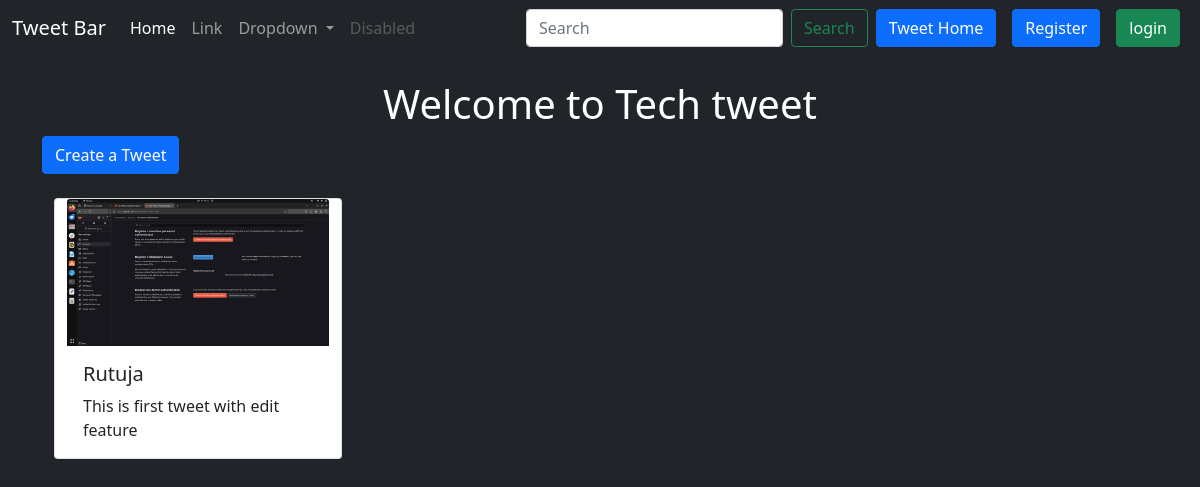
Page /tweet/ on the earlier database version.
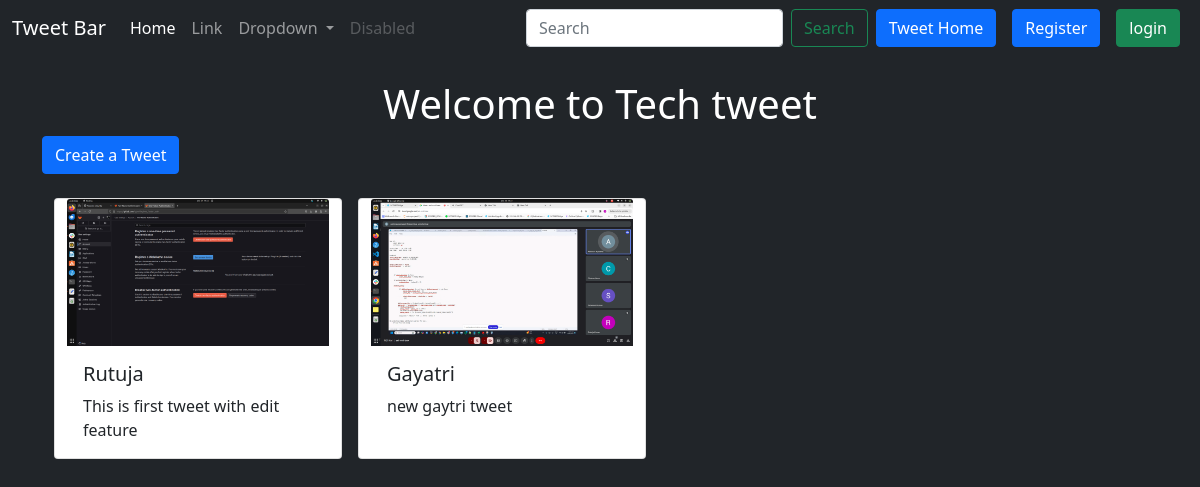
Same page on the later database version.
### tweet/models.py (models this page shows)
class Tweet(models.Model):
    user = models.ForeignKey(User, on_delete=models.CASCADE)
    text = models.TextField(max_length=240)
    photo = models.ImageField(upload_to='photos/', blank=True, null=True)
    created_at = models.DateField(auto_now_add=True)
    updated_at = models.DateField(auto_now=True)
    def __str__(self):
        return f'{self.user.username} - {self.text[:10]}'

### tweet/views.py (the view)
# urls.py: path('',views.tweet_list, name='tweet_list'),
def tweet_list(request):
    tweets = Tweet.objects.all().order_by('-created_at')
    print(tweets)
    return render(request, 'tweet_list.html', {'tweets': tweets})

### tweet/templates/tweet_list.html (shortened to what this page needs)
{% extends "layout.html" %}
{% block content %}
<h1 class="text-center text-white mt-4">Welcome to Tech tweet</h1>
<a class="btn btn-primary mb-4" href="{% url 'tweet_create' %}"> Create a Tweet</a>
<div class="container row gap-3">
    {% for tweet in tweets %}
    <div class="card" style="width: 18rem;">
        <img src="{{tweet.photo.url}}" class="card-img-top" alt="...">
        <div class="card-body">
          <h5 class="card-title">{{tweet.user.username}}</h5>
          <p class="card-text">{{tweet.text}}</p>
        </div>
      </div>
      {% endfor %}
</div>
{% endblock %}

### templates/layout.html (shortened to what this page needs)
{% load static %}
<!DOCTYPE html>
<html lang="en" data-bs-theme="dark">
    <head>
        <link href="https://cdn.jsdelivr.net/npm/bootstrap@5.0.2/dist/css/bootstrap.min.css" rel="stylesheet">
    </head>
    <body class="bg-dark">
        <nav class="navbar navbar-expand-lg navbar-dark bg-dark">
            <div class="container-fluid">
              <a class="navbar-brand" href="#">Tweet Bar</a>
              <div class="collapse navbar-collapse" id="navbarSupportedContent">
                <ul class="navbar-nav me-auto mb-2 mb-lg-0">
                  <li class="nav-item">
                    <a class="nav-link active" aria-current="page" href="#">Home</a>
                  </li>
                  <li class="nav-item">
                    <a class="nav-link" href="#">Link</a>
                  </li>
                  <li class="nav-item dropdown">
                    <a class="nav-link dropdown-toggle" href="#" id="navbarDropdown" role="button" data-bs-toggle="dropdown" aria-expanded="false">
                      Dropdown
                    </a>
                  </li>
                  <li class="nav-item">
                    <a class="nav-link disabled" href="#" tabindex="-1" aria-disabled="true">Disabled</a>
                  </li>
                </ul>
                <form class="d-flex">
                  <input class="form-control me-2" type="search" placeholder="Search" aria-label="Search">
                  <button class="btn btn-outline-success" type="submit">Search</button>
                </form>
                <a  class=" btn btn-primary mx-2" href="{% url 'tweet_list'%}">Tweet Home</a>
                {% if user.is_authenticated %}
                <form method="Post" action="{% url 'logout' %}">
                  {%csrf_token%}
                  <button class="btn btn-danger" type="submit">Logout</button>
                </form>
                {% else %}
                <a  class=" btn btn-primary mx-2" href="{% url 'register'%}">Register</a>
                <a  class=" btn btn-success mx-2" href="{% url 'login'%}">login</a>
                {% endif %}
              </div>
            </div>
          </nav>
        <div class="container">
            {% block content %}
            {% endblock %}
        </div>
    </body>
</html>

Differences in the rows shown:
added Tweet: photo (picture), user.username "Gayatri", text "new gaytri tweet"
